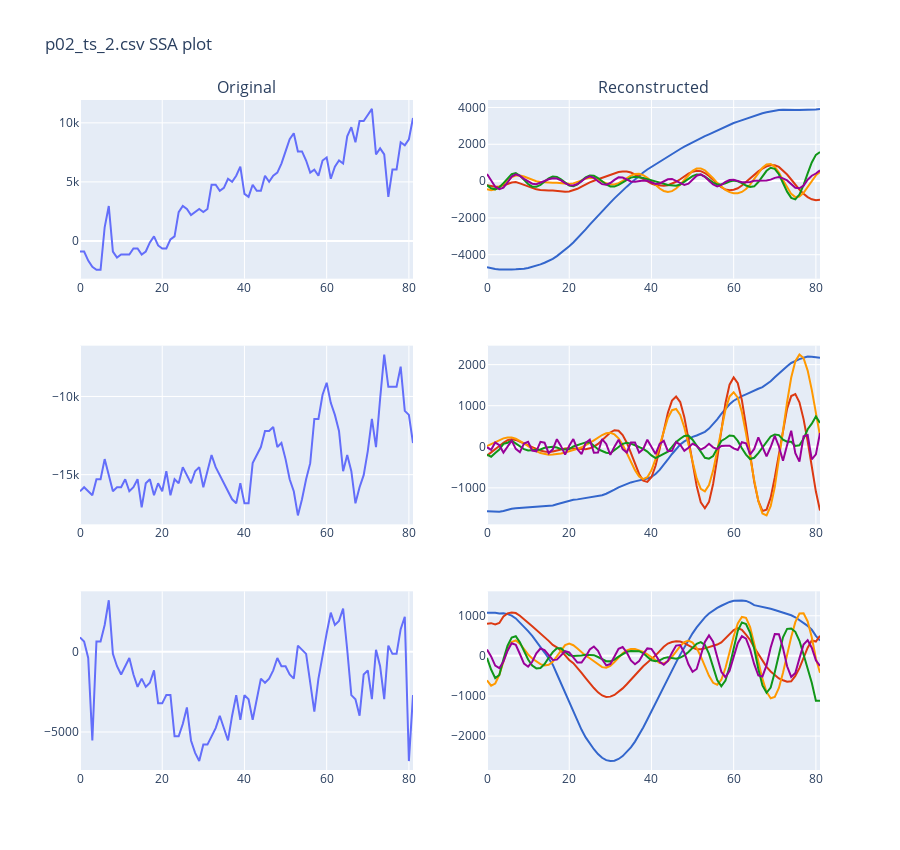

Here is the notebook cell this chart was saved with:
### Markdown cell above
### Plot Reconstructed Signals

### Code cell
# get the path to parent dir
import sys, os
parent_dir = os.path.abspath(os.path.join(os.getcwd(), os.pardir))
sys.path.insert(0,parent_dir)

from pltSSsur import pltSSsur
from utils.plot import Plot

_file_name = input("Enter file name (with extension): ") # e.g P02_TS_2.csv

if _file_name != '':
    _numComp = int(input("Enter number of component (column) to be read: "))

if _file_name != '' and _numComp != '':
    file_data, output_data = pltSSsur(_file_name, numComp=_numComp, plot_ok=True, data_dir_path='../data', R_ok=True)

    # generate plot
    plot = Plot()
    plot.reconstructed(file_data, output_data, signal_no=5, num_comp=_numComp, title=_file_name, is_jupyter=True)
